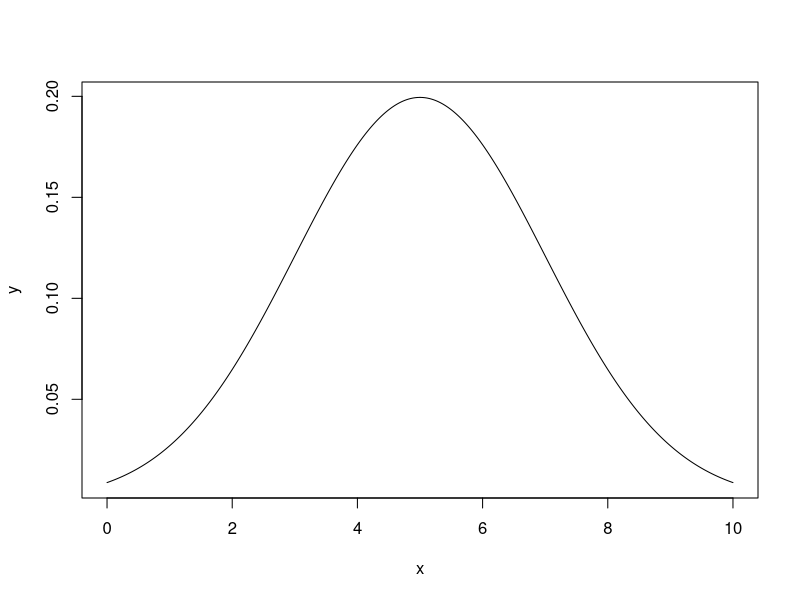
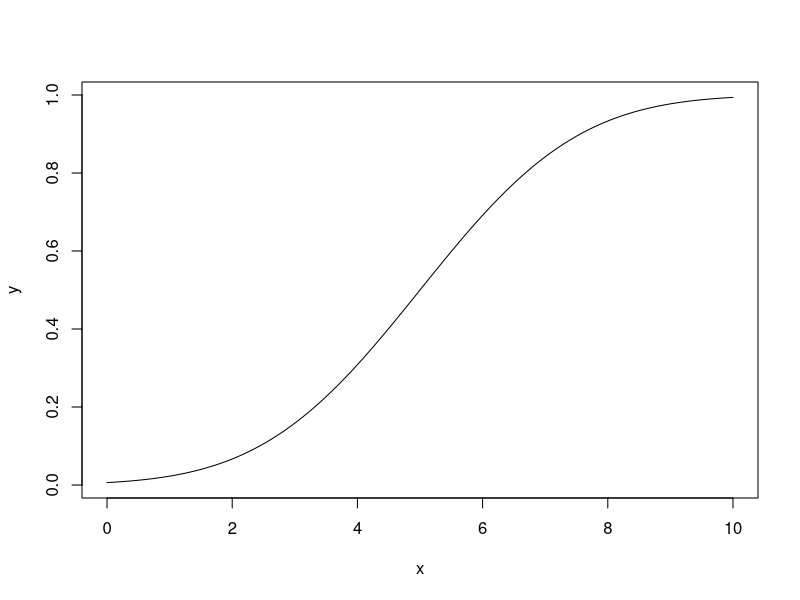
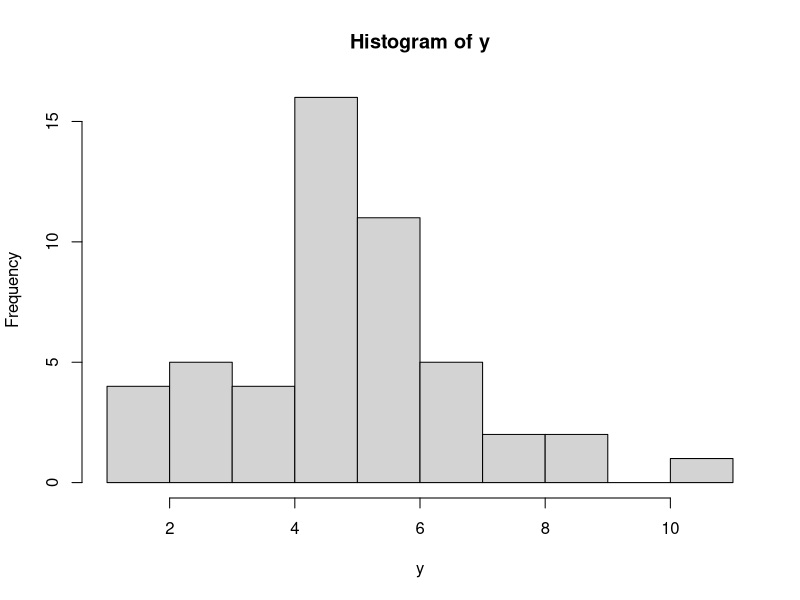
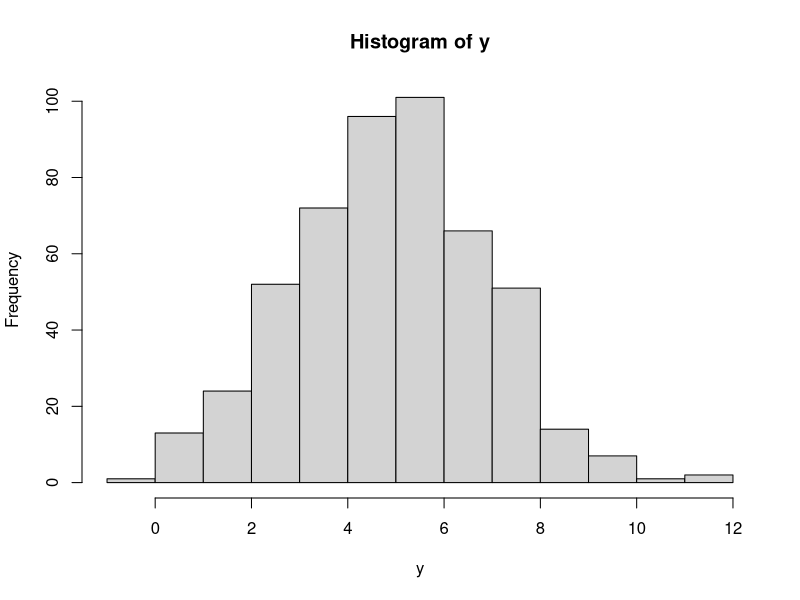
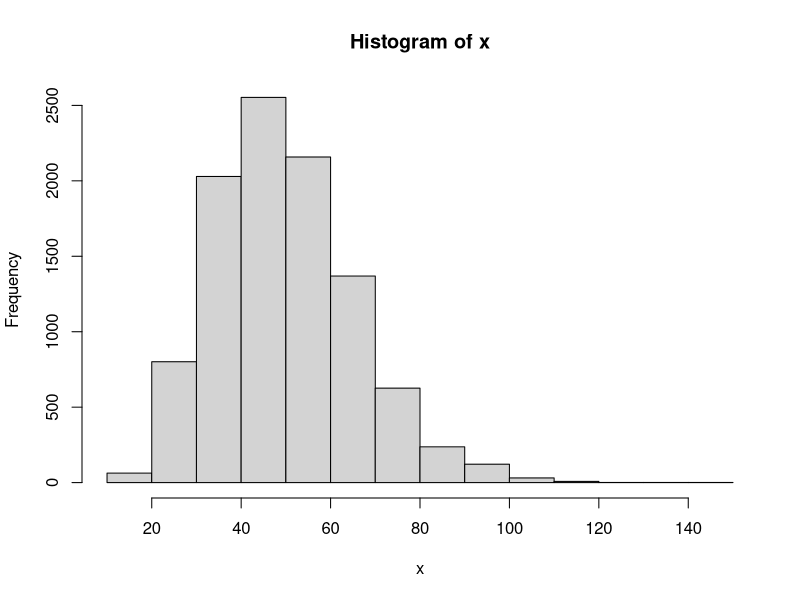
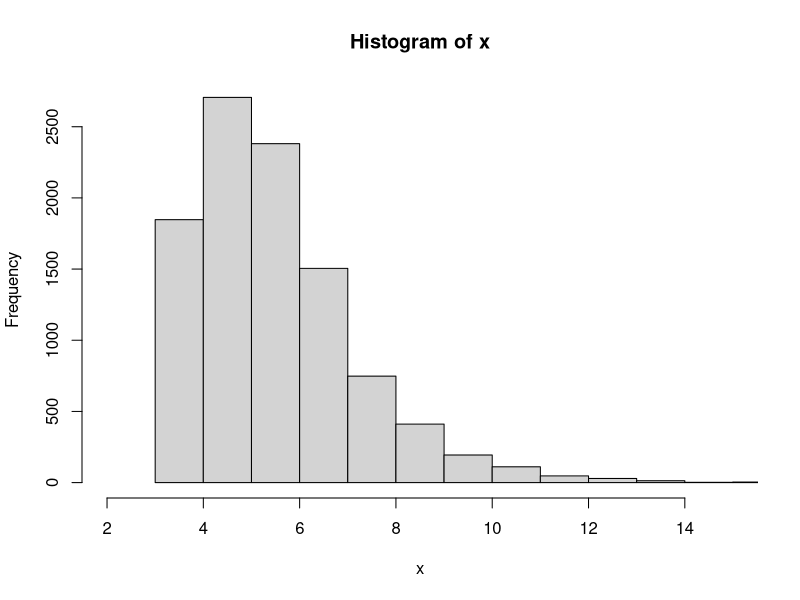
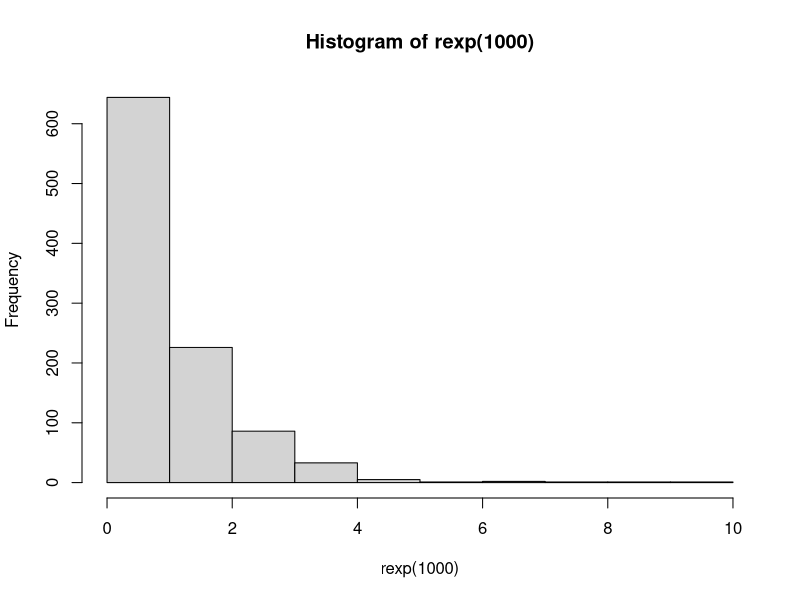
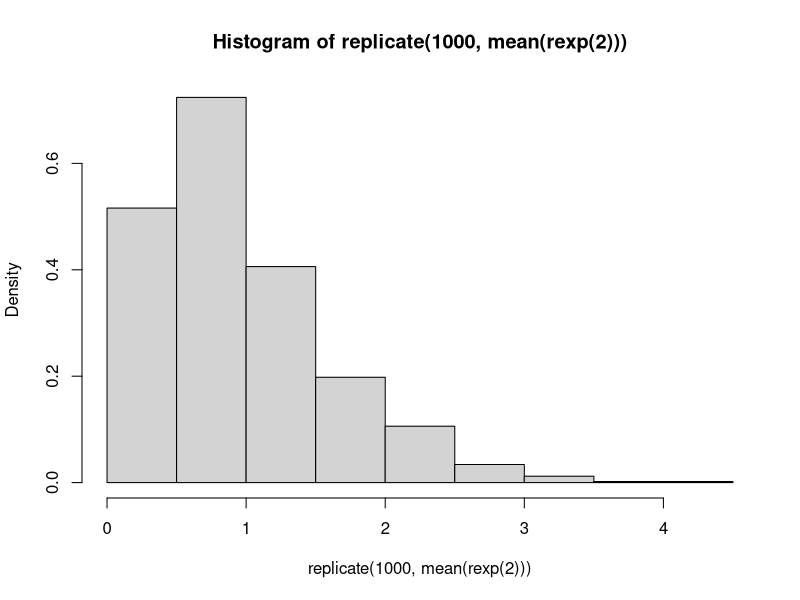

Here is the R script that generated these plots, in order:
# AUFGABE 1

# a) 
diff(pnorm(c(84,116),100,16))

# b)
qnorm(0.025,100,16)
qnorm(0.025,100,16, lower.tail = FALSE)



# AUFGABE 2
p = 3/4
n = 600
# a) 
pbinom(460,n,p) - pbinom(439,n,p)

# b)
E = n*p
Var = n*n*p*(1-p)
meanvar = Var/n
meanstd = sqrt(meanvar)
pnorm(460,E,meanstd)- pnorm(439,E,meanstd)
# Bei 600 tries sind wir schon recht gut angenaehert
# Die Wahrscheinlichkeit wuerde sich minimal aendern, da man quasi von 460,5 bis 439,5 integriert



# AUFGABE 3
# a)
ppois(62,50) - ppois(53,50)
# b)
pnorm(62,50,50) - pnorm(53,50,50)
# beschissen weil nur 1 Versuch



# AUFGABE 4
E = 320
std = 20
E2 = 150
std2 = 12
# a)
# Sn = N(n*E,n*std^2)
n = 6
1- pnorm(2000,n*E,sqrt(n)*std)

# b)
# P he sells x eur for coffee a day= N(0.5*E,(0.5*std)^2)
# P he sells x eur for doughnut a day= N(0.4*E2,(0.4*std2)^2)
# E(x+Y) = E(X) + E(Y) 
# VAR(X+Y) = VAR(X)+VAR(Y)
# P he sellx x eur of coffee and doughnout = N(0.5*E+0.4*E2, (0.5*std)^2+(0.4*std2)^2)
E3 = 0.5*E+0.4*E2
std3 = sqrt((0.5*std)^2+(0.4*std2)^2)
1-pnorm(300,E3, std3)
E3
std3




# AUFGABE 5
n = 50
E = 5
std = 2
# a)
x = seq(0,10,0.01)
y = dnorm(x,5,2)
plot(x,y,type='l')
y = pnorm(x,5,2)
plot(x,y,type='l')

# b)
Emean = E
stdmean = std/sqrt(n)
Emean 
stdmean

Esum = n*E
stdsum = std*sqrt(n)
Esum 
stdsum

# c)
y = rnorm(50,E,std)
hist(y)
y = rnorm(500,E,std)
hist(y)




# AUFGABE 6
# a)
x = replicate(10000, sum(rexp(10,0.2)))
hist(x)

# b)
x = replicate(10000, max(rle(rbinom(50,1,0.5))$lengths))
hist(x, xlim = c(2,15))



# AUFGABE 7
# a)
hist(rexp(1000))
# b)
hist(replicate(1000, mean(rexp(2))), probability = TRUE)
# c)
m = matrix(data = rexp(50*10000),  nrow = 50)
x = colMeans(m)
hist(x, probability = TRUE, breaks = seq(min(x),max(x)+0.1,0.1))
x = seq(min(x),max(x),0.001)
lines(x,dnorm(x,1,1/50))
